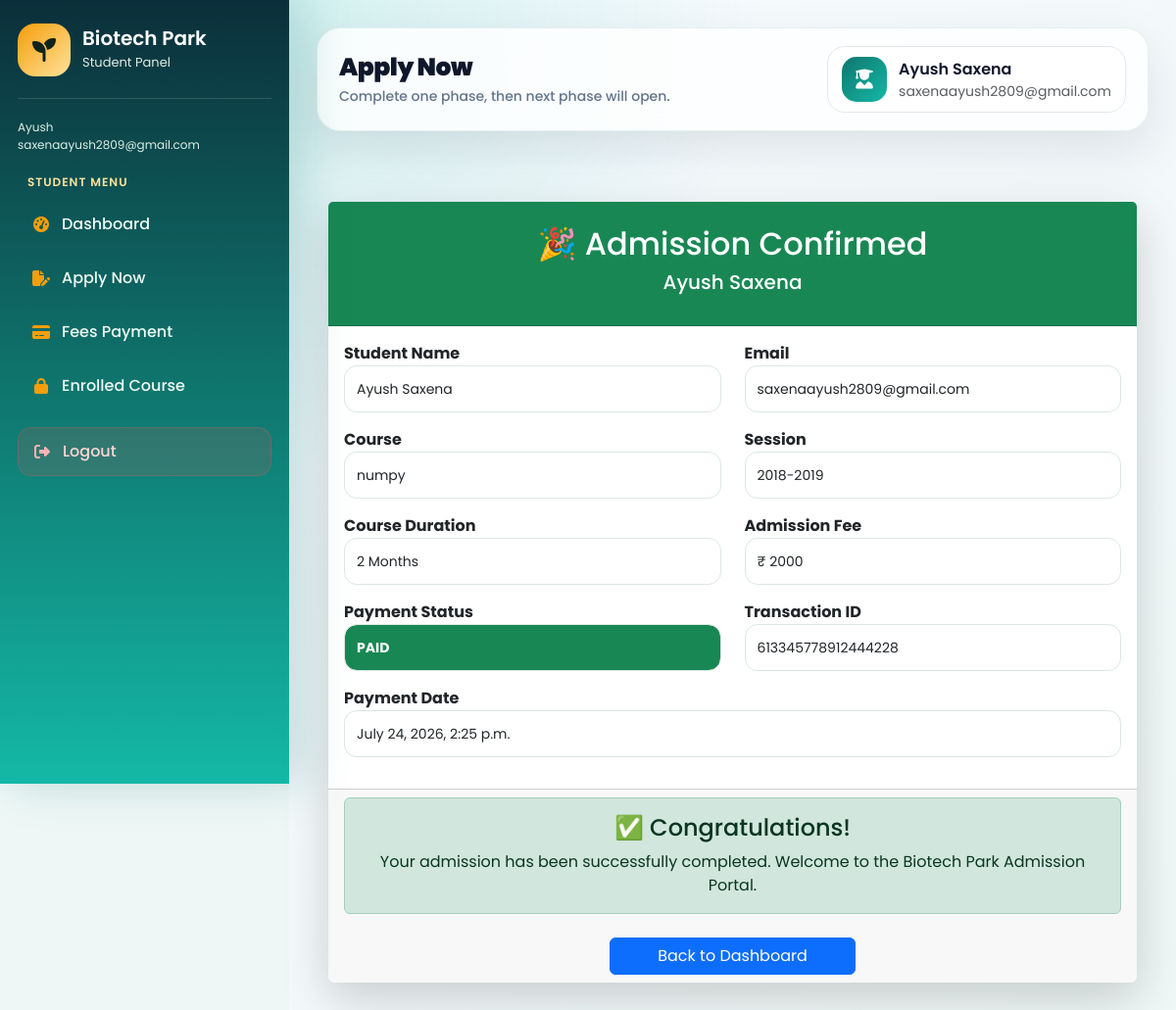
The page /student_enrolled_course/ (signed in) on the database its author committed.
### myapp/models.py (models this page shows, shortened)
class tbll_student(models.Model):
    sid=models.IntegerField(primary_key=True,auto_created=True)
    name=models.CharField(max_length=225)
    emailaddress=models.EmailField(max_length=225)
    password=models.CharField(max_length=16)
    contact_no=models.IntegerField()
    gender=models.CharField(max_length=2)
    dob=models.CharField(max_length=15)
    f_name=models.CharField(max_length=225,null=True)
    m_name=models.CharField(max_length=225,null=True)
    address=models.CharField(max_length=500,null=True)
    aadhar_no=models.IntegerField(max_length=15,null=True)
    aadhar_pic=models.FileField(upload_to='student_documents',null=True)
    session=models.CharField(max_length=50,null=True)
    course=models.CharField(max_length=500,null=True)
    course_duration=models.CharField(max_length=50,null=True)
    hs_percentage=models.CharField(max_length=20)
    hs_marksheet=models.FileField(upload_to='student_documents',null=True)
    inter_percentage=models.CharField(max_length=20,null=True)
    inter_marksheet=models.FileField(upload_to='student_documents',null=True)
    profile_pic=models.FileField(upload_to='student_documents',null=True)
    sign=models.FileField(upload_to='student_documents',null=True)
    fees=models.IntegerField(null=True)
    fees_status=models.CharField(max_length=20,default="Unpaid")
    payment_id=models.CharField(max_length=100,null=True,blank=True)
    payment_date=models.DateTimeField(null=True,blank=True)
    application_status = models.CharField(max_length=20,default="Pending")

### myapp/views.py (the view)
# urls.py: path('student_enrolled_course/',student_enrolled_course, name='student_enrolled_course'),
@cache_control(no_cache=True, must_revalidate=True, no_store=True)
def student_enrolled_course(request):
    student = get_login_student(request)
    if not student:
        return redirect("studentlogin")
    if student.fees_status != "Paid":
        messages.error(request, "Please pay your course fees first.")
        return redirect("student_fees_payment")
    return render(request, "student/student_enrolled_course.html", {
        "student": student
    })

### myapp/views.py (called while the page is built)
def get_login_student(request):
    sid = request.session.get('studentid')
    if sid:
        return tbll_student.objects.filter(emailaddress=sid).first()
    return None

### myapp/templates/student/student_enrolled_course.html (shortened to what this page needs)
{% extends 'student/studentlayout.html' %}
{% block student %}
<main class="main-content">
    <div class="topbar">
        <div class="d-flex align-items-center gap-3">
            <div>
                <h2>Apply Now</h2>
                <p>Complete one phase, then next phase will open.</p>
            </div>
        </div>
        <div class="profile-pill">
            <div class="profile-icon"><i class="fa-solid fa-user-graduate"></i></div>
            <div><strong>{{ student.name }}</strong><small class="d-block text-muted"> {{ student.emailaddress }}</small></div>
        </div>
    </div>
    <div class="container py-5">
        <div class="card shadow-lg border-0">
            <div class="card-header bg-success text-white text-center py-4">
                <h2>🎉 Admission Confirmed</h2>
                <h5>{{ student.name }}</h5>
            </div>
            <div class="card-body">
                <div class="row">
                    <div class="col-md-6 mb-3">
                        <label class="fw-bold">Student Name</label>
                        <input type="text" class="form-control" value="{{ student.name }}" readonly />
                    </div>
                    <div class="col-md-6 mb-3">
                        <label class="fw-bold">Email</label>
                        <input type="text" class="form-control" value="{{ student.emailaddress }}" readonly />
                    </div>
                    <div class="col-md-6 mb-3">
                        <label class="fw-bold">Course</label>
                        <input type="text" class="form-control" value="{{ student.course }}" readonly />
                    </div>
                    <div class="col-md-6 mb-3">
                        <label class="fw-bold">Session</label>
                        <input type="text" class="form-control" value="{{ student.session }}" readonly />
                    </div>
                    <div class="col-md-6 mb-3">
                        <label class="fw-bold">Course Duration</label>
                        <input type="text" class="form-control" value="{{ student.course_duration }}" readonly />
                    </div>
                    <div class="col-md-6 mb-3">
                        <label class="fw-bold">Admission Fee</label>
                        <input type="text" class="form-control" value="₹ {{ student.fees }}" readonly />
                    </div>
                    <div class="col-md-6 mb-3">
                        <label class="fw-bold">Payment Status</label>
                        {% if student.fees_status == "Paid" %}
                        <input type="text" class="form-control bg-success text-white fw-bold" value="PAID" readonly />
                        {% else %}
                        <input type="text" class="form-control bg-danger text-white fw-bold"
                            value="{{ student.fees_status }}" readonly />
                        {% endif %}
                    </div>
                    <div class="col-md-6 mb-3">
                        <label class="fw-bold">Transaction ID</label>
                        <input type="text" class="form-control" value="{{ student.payment_id }}" readonly />
                    </div>
                    <div class="col-md-12 mb-3">
                        <label class="fw-bold">Payment Date</label>
                        <input type="text" class="form-control" value="{{ student.payment_date }}" readonly />
                    </div>
                </div>
            </div>
            <div class="card-footer text-center">
                <div class="alert alert-success mb-4">
                    <h4>✅ Congratulations!</h4>
                    <p class="mb-0">
                        Your admission has been successfully completed. Welcome to the Biotech
                        Park Admission Portal.
                    </p>
                </div>
                <a href="{% url 'studentdash' %}" class="btn btn-primary px-5">
                    Back to Dashboard
                </a>
            </div>
        </div>
    </div>
</main>
{% endblock %}

### myapp/templates/student/studentlayout.html (style rules this page uses)
:root { --green: #0f766e; --green2: #14b8a6; --gold: #f59e0b; --light: #eef7f6; --dark: #12302f; --muted: #64748b; }
* { margin: 0; padding: 0; box-sizing: border-box; font-family: "Poppins", sans-serif; }
body { background: var(--light); color: var(--dark); overflow-x: hidden; }
a { text-decoration: none; }
.main-content { width: calc(100% - 295px); margin-left: 295px; padding: 26px; }
.topbar { background: #fff; border-radius: 22px; padding: 18px 22px; box-shadow: 0 12px 32px rgba(15, 118, 110, 0.1); display: flex; justify-content: space-between; align-items: center; gap: 18px; margin-bottom: 24px; border: 1px solid #d8efec; }
.topbar h2 { font-weight: 600; margin: 0; font-size: 25px; }
.topbar p { margin: 4px 0 0; color: var(--muted); font-weight: 400; font-size: 14px; }
.profile-pill { display: flex; align-items: center; gap: 12px; background: #e6fffb; padding: 10px 14px; border-radius: 50px; }
.profile-icon { width: 42px; height: 42px; border-radius: 50%; background: linear-gradient(135deg, var(--green), var(--green2)); color: #fff; display: grid; place-items: center; }
.profile-pill strong { font-weight: 600; }
.form-control, .form-select { height: 48px; border-radius: 13px; border: 1px solid #dce8e2; font-size: 14px; }
:root { --primary: #0f766e; --primary2: #14b8a6; --dark: #0f172a; --muted: #64748b; --bg: #f4f8fb; --white: #fff; --shadow: 0 18px 50px rgba(15, 23, 42, 0.1); }
.main-content { background: radial-gradient(circle at top left, rgba(20, 184, 166, 0.16), transparent 34%), linear-gradient(135deg, #f8fbff, #eef7f6); min-height: 100vh; padding: 28px; }
.topbar { background: rgba(255, 255, 255, 0.82); backdrop-filter: blur(18px); border: 1px solid rgba(15, 118, 110, 0.1); border-radius: 24px; padding: 18px 22px; margin-bottom: 24px; box-shadow: var(--shadow); display: flex; justify-content: space-between; align-items: center; gap: 18px; }
.topbar h2 { font-weight: 900; color: var(--dark); margin: 0; letter-spacing: -0.5px; }
.topbar p { margin: 4px 0 0; color: var(--muted); font-weight: 500; }
.profile-pill { background: #fff; border: 1px solid #e2e8f0; border-radius: 18px; padding: 10px 14px; display: flex; align-items: center; gap: 12px; min-width: 250px; }
.profile-icon { width: 46px; height: 46px; border-radius: 15px; background: linear-gradient(135deg, var(--primary), var(--primary2)); color: #fff; display: grid; place-items: center; font-size: 20px; }

### rows shown on the page
tbll_student: name "Ayush Saxena", emailaddress "saxenaayush2809@gmail.com", course "numpy", session "2018-2019", course_duration "2 Months", fees "₹ 2000", payment_id "613345778912444228", payment_date "July 24, 2026, 2:25 p.m."
